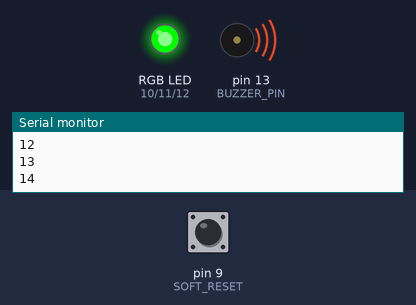
A sketch run on a simulated Arduino Uno, built with avr-gcc and run on an emulated ATmega328P. Shown: an RGB LED mixed from three pins (HIGH = lit), buzzer (waves = sounding, pin HIGH), the last lines printed to the serial monitor. The test bench sets the inputs (shaded band); at power-on: pin 9 (SOFT_RESET) LOW. Dim RGB values are drawn brighter than linear.

Above: at 0.15 s.
At 3.51 s:
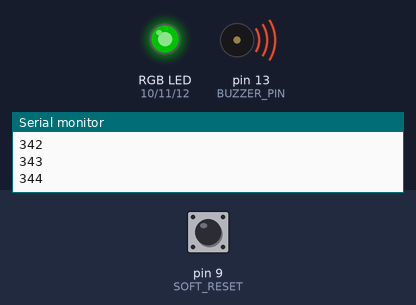
At 6.6 s:
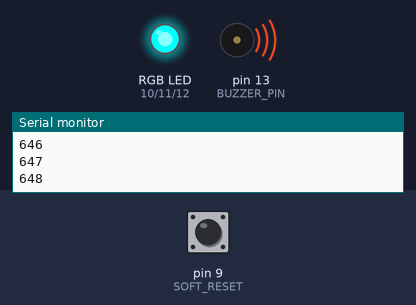
At 13.1 s:
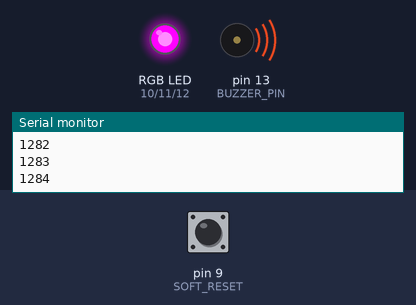
At 15.7 s:
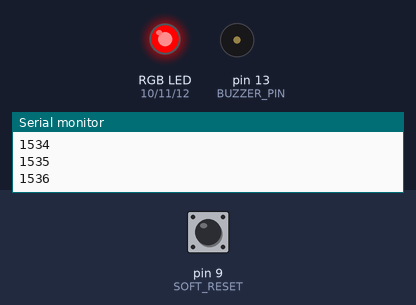
At 16.2 s:
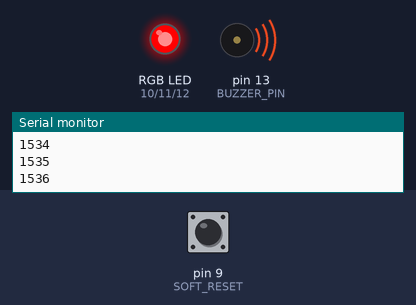
Timing chart, 0 to 17.7 s (numbered marks = the images above):
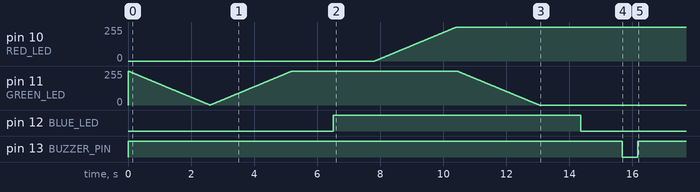

Measured:
- by itself, pin 10 (RED_LED): moves from 0/255 to 255/255 over 2.6 s
- by itself, pin 12 (BLUE_LED): LOW → HIGH at 6.5 s, → LOW 7.8 s later
- by itself, pin 13 (BUZZER_PIN): HIGH → LOW at 15.7 s, → HIGH 0.50 s later

The sketch:

RGB.ino
```cpp
int RED_LED=10;
int BLUE_LED=12;
int GREEN_LED=11;
int BUZZER_PIN=13;
int SOFT_RESET=9;
int RGB_PINS[3]={GREEN_LED,BLUE_LED,RED_LED};
float wait=10;
bool done=false;
int time_in_seconds=0;
void setup() {
  // initialize digital pin LED_BUILTIN as an output.


  pinMode(RED_LED, OUTPUT);
  pinMode(GREEN_LED, OUTPUT);
  pinMode(BLUE_LED, OUTPUT);
  pinMode(BUZZER_PIN, OUTPUT);
  pinMode(SOFT_RESET, INPUT);
  digitalWrite (BUZZER_PIN, HIGH);
  Serial.begin(9600);

}


void fadeOut(int led_pin){
  for (int i=255; i>=0; i--) {
    analogWrite(led_pin, i);
    delay(wait);
    time_in_seconds++;
    Serial.println(time_in_seconds);
  };
}
void fadeIn(int led_pin){
  for (int i=0; i<=255; i++) {
    analogWrite(led_pin, i);
    delay(wait);
    time_in_seconds++;
    Serial.println(time_in_seconds);
  };
}
void buzz(){

  digitalWrite (BUZZER_PIN, LOW);
  delay (500);
  digitalWrite (BUZZER_PIN, HIGH);
  delay (500);
  return;
}
// the loop function runs over and over again forever
void loop() {

  int reset=digitalRead(SOFT_RESET);
  if(!done){
    analogWrite(RED_LED, 0);
    fadeOut(GREEN_LED);
    fadeIn(GREEN_LED);
    fadeIn(BLUE_LED);
    fadeIn(RED_LED);
    fadeOut(GREEN_LED);
    fadeOut(BLUE_LED);
    buzz();
    done=true;
  }
  // if(reset==1){
  // done=false;
  // }
  delay (1);


}
```
